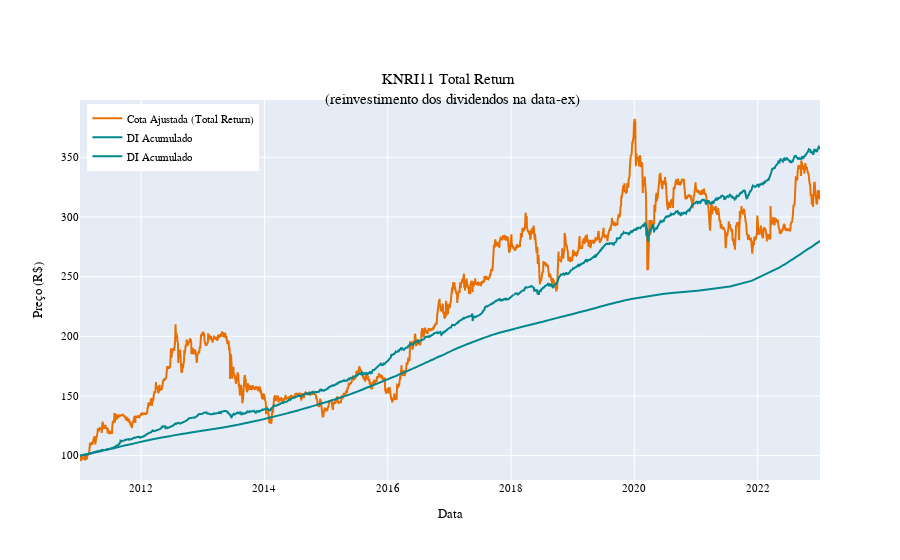

This figure's notebook cell:
### Code cell
fig = go.Figure()
fig.add_trace(
    go.Scatter(
        x=tr["datneg"],
        y=tr["preult_tr"],
        mode="lines",
        name="Cota Ajustada (Total Return)",
        line=dict(color="#e86f00"),
    )
)
fig.add_trace(
    go.Scatter(
        x=tr["datneg"],
        y=tr["di_acum"],
        mode="lines",
        name="DI Acumulado",
        line=dict(color="#02878e"),
    )
)
fig.add_trace(
    go.Scatter(
        x=tr["datneg"],
        y=tr["imab5_norm"],
        mode="lines",
        name="DI Acumulado",
        line=dict(color="#02878e"),
    )
)

fig.update_layout(
    font=dict(family="Fira Code", size=11, color="black"),
    title="KNRI11 Total Return <br> (reinvestimento dos dividendos na data-ex)",
    title_x=0.5,
    title_y=0.85,
    xaxis_title="Data",
    yaxis_title="Preço (R$)",
    legend=dict(yanchor="top", y=0.99, xanchor="left", x=0.01),
)
fig.show()

### Figure 1 — Plotly figure (JSON) as saved in the notebook; plotly's stock layout.template omitted (floating-point values rounded to 4 significant figures; data arrays with more than 128 entries replaced by an {"elided": "..."} marker saying what was removed)
{"data": [{"line": {"color": "#e86f00"}, "mode": "lines", "name": "Cota Ajustada (Total Return)", "type": "scatter", "x": {"elided": "2973 str values"}, "y": {"elided": "2973 float values"}}, {"line": {"color": "#02878e"}, "mode": "lines", "name": "DI Acumulado", "type": "scatter", "x": {"elided": "2973 str values"}, "y": {"elided": "2973 float values"}}, {"line": {"color": "#02878e"}, "mode": "lines", "name": "DI Acumulado", "type": "scatter", "x": {"elided": "2973 str values"}, "y": {"elided": "2973 float values"}}], "layout": {"font": {"color": "black", "family": "Fira Code", "size": 11}, "legend": {"x": 0.01, "xanchor": "left", "y": 0.99, "yanchor": "top"}, "title": {"text": "KNRI11 Total Return <br> (reinvestimento dos dividendos na data-ex)", "x": 0.5, "y": 0.85}, "xaxis": {"title": {"text": "Data"}}, "yaxis": {"title": {"text": "Preço (R$)"}}}}
